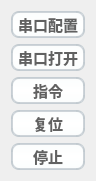
   <widget class="QWidget" name="verticalLayoutWidget">
    <property name="geometry">
     <rect>
      <x>820</x>
      <y>480</y>
      <width>91</width>
      <height>181</height>
     </rect>
    </property>
    <layout class="QVBoxLayout" name="verticalLayout">
     <item>
      <widget class="QPushButton" name="SerialBotton">
       <property name="sizePolicy">
        <sizepolicy hsizetype="Expanding" vsizetype="Expanding">
         <horstretch>0</horstretch>
         <verstretch>0</verstretch>
        </sizepolicy>
       </property>
       <property name="font">
        <font>
         <family>华文新魏</family>
         <pointsize>11</pointsize>
         <weight>75</weight>
         <italic>false</italic>
         <bold>true</bold>
        </font>
       </property>
       <property name="styleSheet">
        <string notr="true">QPushButton, QToolButton, QCommandLinkButton{
    padding: 0 5px 0 5px;
    border-style: solid;
    border-top-color: qlineargradient(spread:pad, x1:0, y1:0, x2:0, y2:1, stop:0 #c1c9cf, stop:1 #d2d8dd);
    border-right-color: qlineargradient(spread:pad, x1:1, y1:0, x2:0, y2:0, stop:0 #c1c9cf, stop:1 #d2d8dd);
    border-bottom-color: qlineargradient(spread:pad, x1:0, y1:1, x2:0, y2:0, stop:0 #c1c9cf, stop:1 #d2d8dd);
    border-left-color: qlineargradient(spread:pad, x1:0, y1:0, x2:1, y2:0, stop:0 #c1c9cf, stop:1 #d2d8dd);
    border-width: 2px;
    border-radius: 8px;
    color: #616161;
    font-weight: bold;
    background-color: qlineargradient(spread:pad, x1:0.5, y1:0, x2:0.5, y2:1, stop:0 #fbfdfd, stop:0.5 #ffffff, stop:1 #fbfdfd);
}
QPushButton::default, QToolButton::default, QCommandLinkButton::default{
    border: 2px solid transparent;
    color: #FFFFFF;
    background-color: qlineargradient(spread:pad, x1:0.5, y1:0, x2:0.5, y2:1, stop:0 #84afe5, stop:1 #1168e4);
}
QPushButton:hover, QToolButton:hover, QCommandLinkButton:hover{
    color: #3d3d3d;
}
QPushButton:pressed, QToolButton:pressed, QCommandLinkButton:pressed{
    color: #aeaeae;
    background-color: qlineargradient(spread:pad, x1:0.5, y1:0, x2:0.5, y2:1, stop:0 #ffffff, stop:0.5 #fbfdfd, stop:1 #ffffff);
}
QPushButton:disabled, QToolButton:disabled, QCommandLinkButton:disabled{
    color: #616161;
    background-color: qlineargradient(spread:pad, x1:0.5, y1:0, x2:0.5, y2:1, stop:0 #dce7eb, stop:0.5 #e0e8eb, stop:1 #dee7ec);
}</string>
       </property>
       <property name="text">
        <string>串口配置</string>
       </property>
      </widget>
     </item>
     <item>
      <widget class="QPushButton" name="OpenClose">
       <property name="sizePolicy">
        <sizepolicy hsizetype="Expanding" vsizetype="Expanding">
         <horstretch>0</horstretch>
         <verstretch>0</verstretch>
        </sizepolicy>
       </property>
       <property name="font">
        <font>
         <family>华文新魏</family>
         <pointsize>11</pointsize>
         <weight>75</weight>
         <bold>true</bold>
        </font>
       </property>
       <property name="styleSheet">
        <string notr="true">QPushButton, QToolButton, QCommandLinkButton{
    padding: 0 5px 0 5px;
    border-style: solid;
    border-top-color: qlineargradient(spread:pad, x1:0, y1:0, x2:0, y2:1, stop:0 #c1c9cf, stop:1 #d2d8dd);
    border-right-color: qlineargradient(spread:pad, x1:1, y1:0, x2:0, y2:0, stop:0 #c1c9cf, stop:1 #d2d8dd);
    border-bottom-color: qlineargradient(spread:pad, x1:0, y1:1, x2:0, y2:0, stop:0 #c1c9cf, stop:1 #d2d8dd);
    border-left-color: qlineargradient(spread:pad, x1:0, y1:0, x2:1, y2:0, stop:0 #c1c9cf, stop:1 #d2d8dd);
    border-width: 2px;
    border-radius: 8px;
    color: #616161;
    font-weight: bold;
    background-color: qlineargradient(spread:pad, x1:0.5, y1:0, x2:0.5, y2:1, stop:0 #fbfdfd, stop:0.5 #ffffff, stop:1 #fbfdfd);
}
QPushButton::default, QToolButton::default, QCommandLinkButton::default{
    border: 2px solid transparent;
    color: #FFFFFF;
    background-color: qlineargradient(spread:pad, x1:0.5, y1:0, x2:0.5, y2:1, stop:0 #84afe5, stop:1 #1168e4);
}
QPushButton:hover, QToolButton:hover, QCommandLinkButton:hover{
    color: #3d3d3d;
}
QPushButton:pressed, QToolButton:pressed, QCommandLinkButton:pressed{
    color: #aeaeae;
    background-color: qlineargradient(spread:pad, x1:0.5, y1:0, x2:0.5, y2:1, stop:0 #ffffff, stop:0.5 #fbfdfd, stop:1 #ffffff);
}
QPushButton:disabled, QToolButton:disabled, QCommandLinkButton:disabled{
    color: #616161;
    background-color: qlineargradient(spread:pad, x1:0.5, y1:0, x2:0.5, y2:1, stop:0 #dce7eb, stop:0.5 #e0e8eb, stop:1 #dee7ec);
}</string>
       </property>
       <property name="text">
        <string>串口打开</string>
       </property>
      </widget>
     </item>
     <item>
      <widget class="QPushButton" name="protocol">
       <property name="sizePolicy">
        <sizepolicy hsizetype="Expanding" vsizetype="Expanding">
         <horstretch>0</horstretch>
         <verstretch>0</verstretch>
        </sizepolicy>
       </property>
       <property name="font">
        <font>
         <family>华文新魏</family>
         <pointsize>11</pointsize>
         <weight>75</weight>
         <bold>true</bold>
        </font>
       </property>
       <property name="styleSheet">
        <string notr="true">QPushButton, QToolButton, QCommandLinkButton{
    padding: 0 5px 0 5px;
    border-style: solid;
    border-top-color: qlineargradient(spread:pad, x1:0, y1:0, x2:0, y2:1, stop:0 #c1c9cf, stop:1 #d2d8dd);
    border-right-color: qlineargradient(spread:pad, x1:1, y1:0, x2:0, y2:0, stop:0 #c1c9cf, stop:1 #d2d8dd);
    border-bottom-color: qlineargradient(spread:pad, x1:0, y1:1, x2:0, y2:0, stop:0 #c1c9cf, stop:1 #d2d8dd);
    border-left-color: qlineargradient(spread:pad, x1:0, y1:0, x2:1, y2:0, stop:0 #c1c9cf, stop:1 #d2d8dd);
    border-width: 2px;
    border-radius: 8px;
    color: #616161;
    font-weight: bold;
    background-color: qlineargradient(spread:pad, x1:0.5, y1:0, x2:0.5, y2:1, stop:0 #fbfdfd, stop:0.5 #ffffff, stop:1 #fbfdfd);
}
QPushButton::default, QToolButton::default, QCommandLinkButton::default{
    border: 2px solid transparent;
    color: #FFFFFF;
    background-color: qlineargradient(spread:pad, x1:0.5, y1:0, x2:0.5, y2:1, stop:0 #84afe5, stop:1 #1168e4);
}
QPushButton:hover, QToolButton:hover, QCommandLinkButton:hover{
    color: #3d3d3d;
}
QPushButton:pressed, QToolButton:pressed, QCommandLinkButton:pressed{
    color: #aeaeae;
    background-color: qlineargradient(spread:pad, x1:0.5, y1:0, x2:0.5, y2:1, stop:0 #ffffff, stop:0.5 #fbfdfd, stop:1 #ffffff);
}
QPushButton:disabled, QToolButton:disabled, QCommandLinkButton:disabled{
    color: #616161;
    background-color: qlineargradient(spread:pad, x1:0.5, y1:0, x2:0.5, y2:1, stop:0 #dce7eb, stop:0.5 #e0e8eb, stop:1 #dee7ec);
}</string>
       </property>
       <property name="text">
        <string>指令</string>
       </property>
      </widget>
     </item>
     <item>
      <widget class="QPushButton" name="reset">
       <property name="sizePolicy">
        <sizepolicy hsizetype="Expanding" vsizetype="Expanding">
         <horstretch>0</horstretch>
         <verstretch>0</verstretch>
        </sizepolicy>
       </property>
       <property name="font">
        <font>
         <family>华文新魏</family>
         <pointsize>11</pointsize>
         <weight>75</weight>
         <bold>true</bold>
        </font>
       </property>
       <property name="styleSheet">
        <string notr="true">QPushButton, QToolButton, QCommandLinkButton{
    padding: 0 5px 0 5px;
    border-style: solid;
    border-top-color: qlineargradient(spread:pad, x1:0, y1:0, x2:0, y2:1, stop:0 #c1c9cf, stop:1 #d2d8dd);
    border-right-color: qlineargradient(spread:pad, x1:1, y1:0, x2:0, y2:0, stop:0 #c1c9cf, stop:1 #d2d8dd);
    border-bottom-color: qlineargradient(spread:pad, x1:0, y1:1, x2:0, y2:0, stop:0 #c1c9cf, stop:1 #d2d8dd);
    border-left-color: qlineargradient(spread:pad, x1:0, y1:0, x2:1, y2:0, stop:0 #c1c9cf, stop:1 #d2d8dd);
    border-width: 2px;
    border-radius: 8px;
    color: #616161;
    font-weight: bold;
    background-color: qlineargradient(spread:pad, x1:0.5, y1:0, x2:0.5, y2:1, stop:0 #fbfdfd, stop:0.5 #ffffff, stop:1 #fbfdfd);
}
QPushButton::default, QToolButton::default, QCommandLinkButton::default{
    border: 2px solid transparent;
    color: #FFFFFF;
    background-color: qlineargradient(spread:pad, x1:0.5, y1:0, x2:0.5, y2:1, stop:0 #84afe5, stop:1 #1168e4);
}
QPushButton:hover, QToolButton:hover, QCommandLinkButton:hover{
    color: #3d3d3d;
}
QPushButton:pressed, QToolButton:pressed, QCommandLinkButton:pressed{
    color: #aeaeae;
    background-color: qlineargradient(spread:pad, x1:0.5, y1:0, x2:0.5, y2:1, stop:0 #ffffff, stop:0.5 #fbfdfd, stop:1 #ffffff);
}
QPushButton:disabled, QToolButton:disabled, QCommandLinkButton:disabled{
    color: #616161;
    background-color: qlineargradient(spread:pad, x1:0.5, y1:0, x2:0.5, y2:1, stop:0 #dce7eb, stop:0.5 #e0e8eb, stop:1 #dee7ec);
}</string>
       </property>
       <property name="text">
        <string>复位</string>
       </property>
      </widget>
     </item>
     <item>
      <widget class="QPushButton" name="run">
       <property name="sizePolicy">
        <sizepolicy hsizetype="Expanding" vsizetype="Expanding">
         <horstretch>0</horstretch>
         <verstretch>0</verstretch>
        </sizepolicy>
       </property>
       <property name="font">
        <font>
         <family>华文新魏</family>
         <pointsize>11</pointsize>
         <weight>75</weight>
         <bold>true</bold>
        </font>
       </property>
       <property name="styleSheet">
        <string notr="true">QPushButton, QToolButton, QCommandLinkButton{
    padding: 0 5px 0 5px;
    border-style: solid;
    border-top-color: qlineargradient(spread:pad, x1:0, y1:0, x2:0, y2:1, stop:0 #c1c9cf, stop:1 #d2d8dd);
    border-right-color: qlineargradient(spread:pad, x1:1, y1:0, x2:0, y2:0, stop:0 #c1c9cf, stop:1 #d2d8dd);
    border-bottom-color: qlineargradient(spread:pad, x1:0, y1:1, x2:0, y2:0, stop:0 #c1c9cf, stop:1 #d2d8dd);
    border-left-color: qlineargradient(spread:pad, x1:0, y1:0, x2:1, y2:0, stop:0 #c1c9cf, stop:1 #d2d8dd);
    border-width: 2px;
    border-radius: 8px;
    color: #616161;
    font-weight: bold;
    background-color: qlineargradient(spread:pad, x1:0.5, y1:0, x2:0.5, y2:1, stop:0 #fbfdfd, stop:0.5 #ffffff, stop:1 #fbfdfd);
}
QPushButton::default, QToolButton::default, QCommandLinkButton::default{
    border: 2px solid transparent;
    color: #FFFFFF;
    background-color: qlineargradient(spread:pad, x1:0.5, y1:0, x2:0.5, y2:1, stop:0 #84afe5, stop:1 #1168e4);
}
QPushButton:hover, QToolButton:hover, QCommandLinkButton:hover{
    color: #3d3d3d;
}
QPushButton:pressed, QToolButton:pressed, QCommandLinkButton:pressed{
    color: #aeaeae;
    background-color: qlineargradient(spread:pad, x1:0.5, y1:0, x2:0.5, y2:1, stop:0 #ffffff, stop:0.5 #fbfdfd, stop:1 #ffffff);
}
QPushButton:disabled, QToolButton:disabled, QCommandLinkButton:disabled{
    color: #616161;
    background-color: qlineargradient(spread:pad, x1:0.5, y1:0, x2:0.5, y2:1, stop:0 #dce7eb, stop:0.5 #e0e8eb, stop:1 #dee7ec);
}</string>
       </property>
       <property name="text">
        <string>停止</string>
       </property>
      </widget>
     </item>
    </layout>
   </widget>
